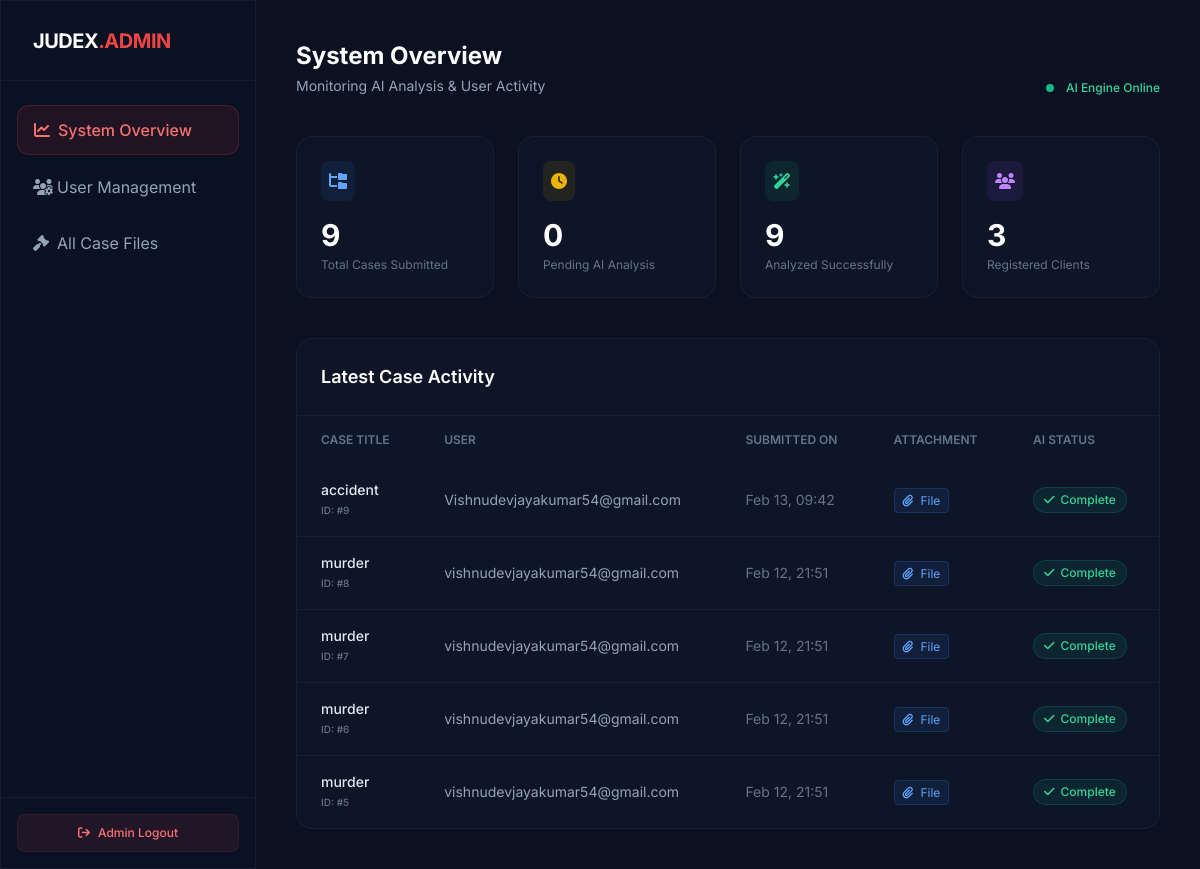
/admin-dashboard/ (signed in), run on the app's committed database.
### app/models.py (models this page shows, shortened)
class CaseSubmission(models.Model):
    user = models.ForeignKey(User, on_delete=models.CASCADE, null=True, blank=True)
    case_title = models.CharField(max_length=200)
    case_text = models.TextField(blank=True, null=True)
    document = models.FileField(upload_to="case_docs/", blank=True, null=True)
    analysis_result = models.TextField(blank=True, null=True)
    is_reviewed = models.BooleanField(default=False)
    created_at = models.DateTimeField(auto_now_add=True)

### app/views.py (the view)
# urls.py: path('admin-dashboard/', views.admin_dashboard, name='admin_dashboard'),
@login_required
@user_passes_test(is_admin)
def admin_dashboard(request):
    total_users = User.objects.filter(is_staff=False).count()
    total_cases = CaseSubmission.objects.count()
    analyzed_cases = CaseSubmission.objects.filter(is_reviewed=True).count()
    pending_cases = CaseSubmission.objects.filter(is_reviewed=False).count()
    recent_cases = CaseSubmission.objects.select_related('user').order_by('-created_at')[:5]
    context = {
        "admin_name": request.user.first_name or "Admin",
        "total_users": total_users,
        "total_cases": total_cases,
        "analyzed_cases": analyzed_cases,
        "pending_cases": pending_cases,
        "recent_cases": recent_cases,
    }
    return render(request, "admin_dashboard.html", context)

### app/views.py (called while the page is built)
def is_admin(user):
    return user.is_staff

### templates/admin_dashboard.html (shortened to what this page needs)
<!DOCTYPE html>
<html lang="en">
<head>
    <link href="https://cdnjs.cloudflare.com/ajax/libs/font-awesome/6.4.0/css/all.min.css" rel="stylesheet">
    <script src="https://cdn.tailwindcss.com"></script>
</head>
<body class="bg-surface-950 text-slate-300 font-sans h-screen flex overflow-hidden">
    <aside class="w-64 glass-panel border-r border-white/5 hidden md:flex flex-col z-20">
        <div class="h-20 flex items-center px-8 border-b border-white/5">
            <span class="text-xl font-bold tracking-tight text-white">JUDEX<span class="text-red-500">.ADMIN</span></span>
        </div>
        <nav class="mt-6 px-4 space-y-2">
            <a href="#" class="flex items-center px-4 py-3 bg-red-600/10 text-red-400 rounded-xl border border-red-500/20 font-medium">
                <i class="fa-solid fa-chart-line w-6"></i> System Overview
            </a>
            <a href="{% url 'manage_users' %}" class="flex items-center px-4 py-3 text-slate-400 hover:text-white hover:bg-white/5 rounded-xl transition-all">
                <i class="fa-solid fa-users-gear w-6"></i> User Management
            </a>
            <a href="{% url 'all_cases' %}" class="flex items-center px-4 py-3 text-slate-400 hover:text-white hover:bg-white/5 rounded-xl transition-all">
                <i class="fa-solid fa-gavel w-6"></i> All Case Files
            </a>
        </nav>
        <div class="mt-auto p-4 border-t border-white/5">
             <a href="{% url 'logout' %}" class="flex items-center justify-center w-full py-2.5 text-xs font-medium text-red-400 bg-red-500/10 hover:bg-red-500/20 rounded-lg transition-colors border border-red-500/10">
                <i class="fa-solid fa-arrow-right-from-bracket mr-2"></i> Admin Logout
            </a>
        </div>
    </aside>
    <main class="flex-1 overflow-y-auto p-6 lg:p-10 relative z-10 bg-[#0b1121]">
        <header class="flex justify-between items-end mb-10">
            <div>
                <h1 class="text-2xl font-bold text-white mb-1">System Overview</h1>
                <p class="text-slate-400 text-sm">Monitoring AI Analysis & User Activity</p>
            </div>
            <div class="flex items-center gap-3">
                <span class="h-2 w-2 rounded-full bg-emerald-500 animate-pulse"></span>
                <span class="text-xs text-emerald-400 font-medium">AI Engine Online</span>
            </div>
        </header>
        <div class="grid grid-cols-1 md:grid-cols-4 gap-6 mb-10">
            <div class="glass-panel p-6 rounded-2xl stat-card border border-white/5">
                <div class="flex justify-between items-start mb-4">
                    <div class="p-2 bg-blue-500/10 rounded-lg text-blue-400"><i class="fa-solid fa-folder-tree"></i></div>
                </div>
                <div class="text-3xl font-bold text-white mb-1">{{ total_cases }}</div>
                <p class="text-xs text-slate-500">Total Cases Submitted</p>
            </div>
            <div class="glass-panel p-6 rounded-2xl stat-card border border-white/5">
                <div class="flex justify-between items-start mb-4">
                    <div class="p-2 bg-yellow-500/10 rounded-lg text-yellow-500"><i class="fa-solid fa-clock"></i></div>
                </div>
                <div class="text-3xl font-bold text-white mb-1">{{ pending_cases }}</div>
                <p class="text-xs text-slate-500">Pending AI Analysis</p>
            </div>
            <div class="glass-panel p-6 rounded-2xl stat-card border border-white/5">
                <div class="flex justify-between items-start mb-4">
                    <div class="p-2 bg-emerald-500/10 rounded-lg text-emerald-400"><i class="fa-solid fa-wand-magic-sparkles"></i></div>
                </div>
                <div class="text-3xl font-bold text-white mb-1">{{ analyzed_cases }}</div>
                <p class="text-xs text-slate-500">Analyzed Successfully</p>
            </div>
            <div class="glass-panel p-6 rounded-2xl stat-card border border-white/5">
                <div class="flex justify-between items-start mb-4">
                    <div class="p-2 bg-purple-500/10 rounded-lg text-purple-400"><i class="fa-solid fa-users"></i></div>
                </div>
                <div class="text-3xl font-bold text-white mb-1">{{ total_users }}</div>
                <p class="text-xs text-slate-500">Registered Clients</p>
            </div>
        </div>
        <div class="glass-panel rounded-2xl overflow-hidden border border-white/5">
            <div class="p-6 border-b border-white/5 flex justify-between items-center">
                <h3 class="text-lg font-semibold text-white">Latest Case Activity</h3>
                </div>
            <div class="overflow-x-auto">
                <table class="w-full text-sm text-left">
                    <thead class="text-xs text-slate-500 uppercase bg-surface-900/50">
                        <tr>
                            <th class="px-6 py-4 font-semibold">Case Title</th>
                            <th class="px-6 py-4 font-semibold">User</th>
                            <th class="px-6 py-4 font-semibold">Submitted On</th>
                            <th class="px-6 py-4 font-semibold">Attachment</th>
                            <th class="px-6 py-4 font-semibold">AI Status</th>
                        </tr>
                    </thead>
                    <tbody class="divide-y divide-white/5">
                        {% for case in recent_cases %}
                        <tr class="hover:bg-white/5 transition-colors">
                            <td class="px-6 py-4 font-medium text-slate-200">
                                {{ case.case_title|truncatechars:30 }}
                                <div class="text-[10px] text-slate-500">ID: #{{ case.id }}</div>
                            </td>
                            <td class="px-6 py-4 text-slate-400">
                                {{ case.user.username }}
                            </td>
                            <td class="px-6 py-4 text-slate-500">
                                {{ case.created_at|date:"M d, H:i" }}
                            </td>
                            <td class="px-6 py-4">
                                {% if case.document %}
                                <span class="text-xs bg-blue-500/10 text-blue-400 px-2 py-1 rounded border border-blue-500/20">
                                    <i class="fa-solid fa-paperclip mr-1"></i> File
                                </span>
                                {% else %}
                                <span class="text-xs text-slate-600">No File</span>
                                {% endif %}
                            </td>
                            <td class="px-6 py-4">
                                {% if case.is_reviewed %}
                                <span class="inline-flex items-center gap-1.5 px-2.5 py-1 rounded-full bg-emerald-500/10 text-emerald-400 text-xs font-medium border border-emerald-500/20">
                                    <i class="fa-solid fa-check"></i> Complete
                                </span>
                                {% else %}
                                <span class="inline-flex items-center gap-1.5 px-2.5 py-1 rounded-full bg-yellow-500/10 text-yellow-500 text-xs font-medium border border-yellow-500/20">
                                    <span class="w-1.5 h-1.5 rounded-full bg-yellow-500 animate-pulse"></span> Processing
                                </span>
                                {% endif %}
                            </td>
                        </tr>
                        {% empty %}
                        <tr>
                            <td colspan="5" class="px-6 py-8 text-center text-slate-500">No cases found in the system.</td>
                        </tr>
                        {% endfor %}
                    </tbody>
                </table>
            </div>
        </div>
    </main>
</body>
</html>

### templates/admin_dashboard.html (style rules this page uses)
.glass-panel { background: rgba(15, 23, 42, 0.7); backdrop-filter: blur(12px); border: 1px solid rgba(255, 255, 255, 0.08); }
.stat-card { transition: all 0.3s ease; }

### data on the page
CaseSubmission: case_title "accident", id "9", user.username "Vishnudevjayakumar54@gmail.com", created_at "Feb 13, 09:42", shows "File", is_reviewed True (drawn)
CaseSubmission: case_title "murder", id "8", user.username "vishnudevjayakumar54@gmail.com", created_at "Feb 12, 21:51", shows "File", is_reviewed True (drawn)
CaseSubmission: case_title "murder", id "7", user.username "vishnudevjayakumar54@gmail.com", created_at "Feb 12, 21:51", shows "File", is_reviewed True (drawn)
CaseSubmission: case_title "murder", id "6", user.username "vishnudevjayakumar54@gmail.com", created_at "Feb 12, 21:51", shows "File", is_reviewed True (drawn)
CaseSubmission: case_title "murder", id "5", user.username "vishnudevjayakumar54@gmail.com", created_at "Feb 12, 21:51", shows "File", is_reviewed True (drawn)

### other printed values
{{ total_cases }} "9"
{{ pending_cases }} "0"
{{ analyzed_cases }} "9"
{{ total_users }} "3"
